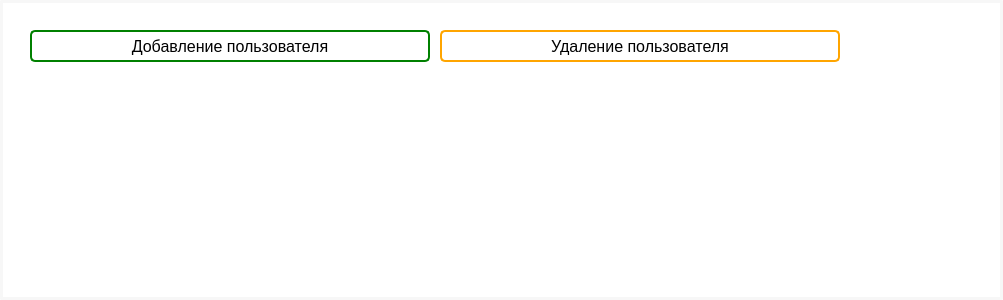
<?xml version="1.0" encoding="UTF-8"?>
<ui version="4.0">
 <class>Form</class>
 <widget class="QWidget" name="Form">
  <property name="geometry">
   <rect>
    <x>0</x>
    <y>0</y>
    <width>1003</width>
    <height>300</height>
   </rect>
  </property>
  <property name="windowTitle">
   <string>Form</string>
  </property>
  <property name="styleSheet">
   <string notr="true">background-color: white ;
border-radius:2px;
border: 3px solid rgb(247, 247, 247);</string>
  </property>
  <widget class="QPushButton" name="add_user">
   <property name="geometry">
    <rect>
     <x>30</x>
     <y>30</y>
     <width>400</width>
     <height>32</height>
    </rect>
   </property>
   <property name="minimumSize">
    <size>
     <width>400</width>
     <height>0</height>
    </size>
   </property>
   <property name="font">
    <font>
     <family>Segoe UI</family>
     <pointsize>12</pointsize>
    </font>
   </property>
   <property name="styleSheet">
    <string notr="true">QPushButton {
	background-color: white ;
	border-radius:5px;
	color: black;
	border: 2px solid rgb(247, 247, 247);
	border-color: green
}

QPushButton:hover {
	border: 2px solid rgb(247, 247, 247);
	border-color: orange;
}

QPushButton:pressed {
	background-color: rgb(88, 88, 88);
}
</string>
   </property>
   <property name="text">
    <string>Добавление пользователя</string>
   </property>
  </widget>
  <widget class="QPushButton" name="delete_user">
   <property name="geometry">
    <rect>
     <x>440</x>
     <y>30</y>
     <width>400</width>
     <height>32</height>
    </rect>
   </property>
   <property name="minimumSize">
    <size>
     <width>400</width>
     <height>0</height>
    </size>
   </property>
   <property name="font">
    <font>
     <family>Segoe UI</family>
     <pointsize>12</pointsize>
    </font>
   </property>
   <property name="styleSheet">
    <string notr="true">QPushButton {
	background-color: white ;
	border-radius:5px;
	color: black;
	border: 2px solid rgb(247, 247, 247);
	border-color: orange
}

QPushButton:hover {
	border: 2px solid rgb(247, 247, 247);
	border-color: orange;
}

QPushButton:pressed {
	background-color: rgb(88, 88, 88);
}
</string>
   </property>
   <property name="text">
    <string>Удаление пользователя</string>
   </property>
  </widget>
 </widget>
 <resources/>
 <connections/>
</ui>
